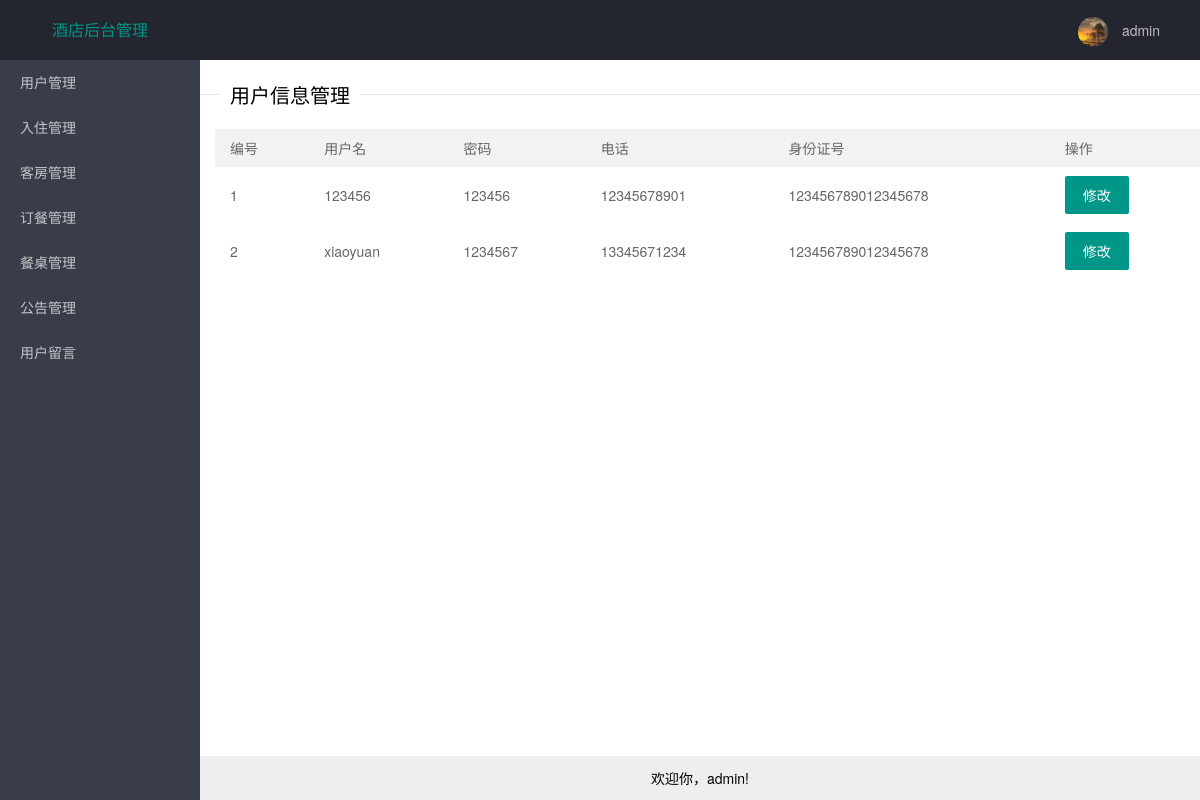
/usermanage/, run on the app's committed database.
### mysite/models.py (models this page shows, shortened)
class UserInfo(models.Model):
    id = models.IntegerField(primary_key=True,verbose_name='用户ID')
    username = models.CharField(unique=True,max_length=50,verbose_name='用户名')
    telephone = models.CharField(max_length=50,verbose_name='手机号')
    sfzid = models.CharField(max_length=50,verbose_name='身份证')
    userpwd = models.CharField(max_length=50,verbose_name='密码')

### mysite/views.py (the view)
# urls.py: path('usermanage/',views.usermanage,name="用户管理"),
def usermanage(request):
    userList = models.UserInfo.objects.all()
    return render(request,'admin/usermanage.html',locals())

### templates/admin/usermanage.html (shortened to what this page needs)
{% extends 'base.html' %}
{% block content %}
    <div class="layui-body">
        <fieldset class="layui-elem-field layui-field-title" style="margin-top: 20px;">
            <legend>用户信息管理</legend>
        </fieldset>
        <div class="layui-container">
            <table class="layui-table" lay-skin="nob">
                <thead>
                <tr>
                    <th>编号</th>
                    <th>用户名</th>
                    <th>密码</th>
                    <th>电话</th>
                    <th>身份证号</th>
                    <th>操作</th>
                </tr>
                </thead>
                <tbody>
                {% for u in userList %}
                <tr>
                    <td>{{forloop.counter}}</td>
                    <td>{{ u.username }}</td>
                    <td>{{ u.userpwd }}</td>
                    <td>{{ u.telephone }}</td>
                    <td>{{ u.sfzid }}</td>
                    <td><a href="/usermanage/{{ u.pk}}/change" class="layui-btn">修改</a></td>
                </tr>
                {% endfor %}
                </tbody>
            </table>
        </div>
    </div>
{% endblock %}

### mysite/static/layui/css/layui.css (style rules this page uses)
.layui-body,.layui-edge,.layui-elip { overflow:hidden }
.layui-btn,.layui-edge,.layui-inline,img { vertical-align:middle }
.layui-btn,.layui-disabled,.layui-icon,.layui-unselect { -moz-user-select:none;-webkit-user-select:none;-ms-user-select:none }
blockquote,body,button,dd,div,dl,dt,form,h1,h2,h3,h4,h5,h6,input,li,ol,p,pre,td,textarea,th,ul { margin:0;padding:0;-webkit-tap-highlight-color:rgba(0,0,0,0) }
table { border-collapse:collapse;border-spacing:0 }
body { line-height:24px;font:14px Helvetica Neue,Helvetica,PingFang SC,Tahoma,Arial,sans-serif }
a { color:#333;text-decoration:none }
.layui-body { position:absolute;left:200px;right:0;top:0;bottom:0;z-index:998;width:auto;overflow-y:auto;box-sizing:border-box }
.layui-layout-body { overflow:hidden }
.layui-layout-admin .layui-body { position:fixed;top:60px;bottom:44px }
.layui-container { position:relative;margin:0 auto;padding:0 15px;box-sizing:border-box }
@media screen and (min-width:768px) { .layui-container { width:750px } }
@media screen and (min-width:992px) { .layui-container { width:970px } }
@media screen and (min-width:1200px) { .layui-container { width:1170px } }
.layui-btn,.layui-input,.layui-select,.layui-textarea,.layui-upload-button { outline:0;-webkit-appearance:none;transition:all .3s;-webkit-transition:all .3s;box-sizing:border-box }
.layui-elem-field { margin-bottom:10px;padding:0;border-width:1px;border-style:solid }
.layui-elem-field legend { margin-left:20px;padding:0 10px;font-size:20px;font-weight:300 }
.layui-field-title { margin:10px 0 20px;border-width:1px 0 0 }
.layui-badge-rim,.layui-colla-content,.layui-colla-item,.layui-collapse,.layui-elem-field,.layui-form-pane .layui-form-item[pane],.layui-form-pane .layui-form-label,.layui-input,.layui-layedit,.layui-layedit-tool,.layui-quote-nm,.layui-select,.layui-tab-bar,.layui-tab-card,.layui-tab-title,.layui-tab-title .layui-this:after,.layui-textarea { border-color:#e6e6e6 }
.layui-btn { display:inline-block;height:38px;line-height:38px;padding:0 18px;background-color:#009688;color:#fff;white-space:nowrap;text-align:center;font-size:14px;border:none;border-radius:2px;cursor:pointer }
.layui-table,.layui-table-view { margin:10px 0 }
.layui-table { width:100%;background-color:#fff;color:#666 }
.layui-table tr { transition:all .3s;-webkit-transition:all .3s }
.layui-table th { text-align:left;font-weight:400 }
.layui-table tbody tr:hover,.layui-table thead tr,.layui-table-click,.layui-table-header,.layui-table-hover,.layui-table-mend,.layui-table-patch,.layui-table-tool,.layui-table-total,.layui-table-total tr,.layui-table[lay-even] tr:nth-child(even) { background-color:#f2f2f2 }
.layui-table td,.layui-table th,.layui-table-col-set,.layui-table-fixed-r,.layui-table-grid-down,.layui-table-header,.layui-table-page,.layui-table-tips-main,.layui-table-tool,.layui-table-total,.layui-table-view,.layui-table[lay-skin=line],.layui-table[lay-skin=row] { border-width:1px;border-style:solid;border-color:#e6e6e6 }
.layui-table td,.layui-table th { position:relative;padding:9px 15px;min-height:20px;line-height:20px;font-size:14px }
.layui-table[lay-skin=nob] td,.layui-table[lay-skin=nob] th { border:none }

### data on the page
UserInfo: username "123456", userpwd "123456", telephone "12345678901", sfzid "123456789012345678"
UserInfo: username "xiaoyuan", userpwd "1234567", telephone "13345671234", sfzid "123456789012345678"
